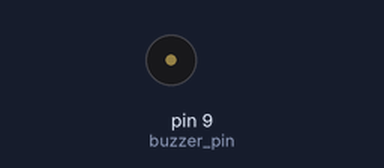
A sketch run on a simulated Arduino Uno, built with avr-gcc and run on an emulated ATmega328P. Shown: buzzer (waves = sounding, pin HIGH).

Above: at 2.5 s.
At 6.0 s:
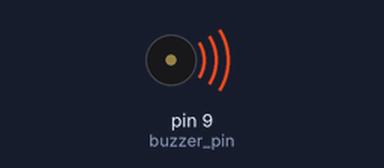
Timing chart, 0 to 9.1 s (numbered marks = the images above):
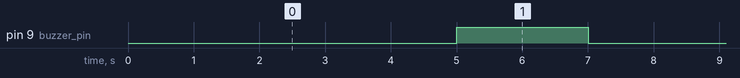

Measured:
- by itself, pin 9 (buzzer_pin): alternates HIGH for 2.0 s and LOW for 5.0 s

The sketch:

buzzer.ino
```cpp
/*
*  Example testing sketch to test Buzzer
*
* by Supreeth Kumar,
* Xtrans Solutions Pvt Ltd
* www.xtranssolutions.com
*
*/
//Define pin
// RM17 - RM9 connected
int buzzer_pin = 9;     // Arduino pin #23/D9  or Board pin P38

void setup()
{
  pinMode(buzzer_pin, OUTPUT);
  Serial.begin(9600);
  digitalWrite(buzzer_pin,HIGH);
}

void loop() {
  digitalWrite(buzzer_pin, LOW);
  delay(5000);
  digitalWrite(buzzer_pin, HIGH);
  delay(2000);
}
```
